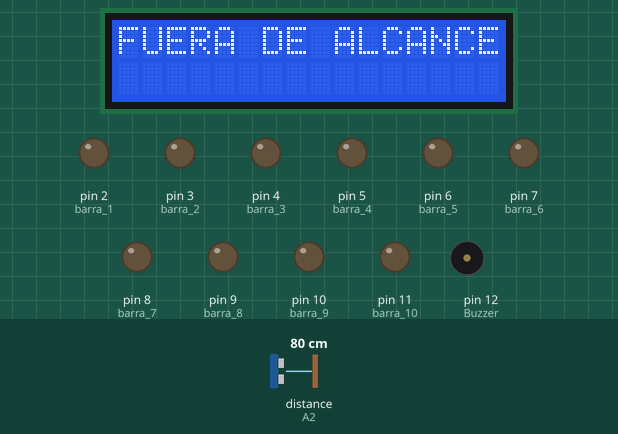
Simulated run of this sketch. Board: Arduino Uno, built with avr-gcc and run on an emulated ATmega328P. Parts: 16×2 character LCD, output pins drawn as LEDs (lit = HIGH), buzzer (waves = sounding). Wiring (inferred from the names in the program): ultrasonic range finder: trigger A3; echo A2. The inputs (shaded band) are chosen by the test bench; at power-on: distance to the obstacle (sensor on A2) 80 cm. The echo pulse lasts 58.3 µs per cm; pins used as bus, display or sensor lines are not drawn; what the sketch prints to the serial monitor is not drawn.

Above: at 1.2 s.
1.3 s: distance to the obstacle (sensor on A2) set to 22 cm
At 2.5 s:
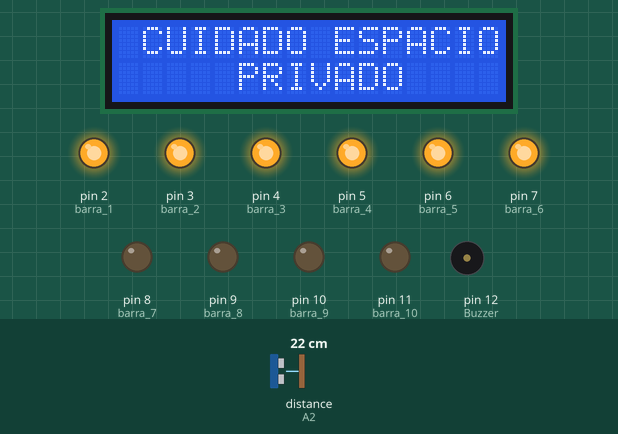
3.5 s: distance to the obstacle (sensor on A2) set to 18 cm
At 4.5 s:
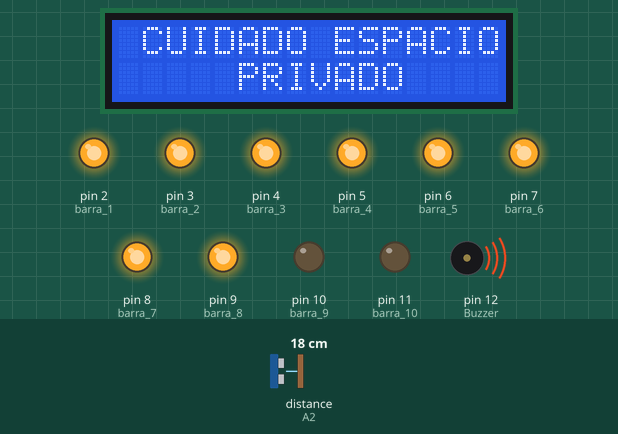
6.5 s: distance to the obstacle (sensor on A2) set to 28 cm
At 9.1 s:
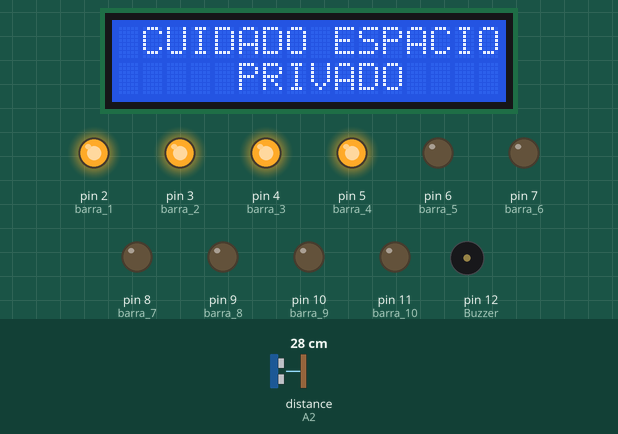
9.4 s: distance to the obstacle (sensor on A2) set to 34 cm
At 10.4 s:
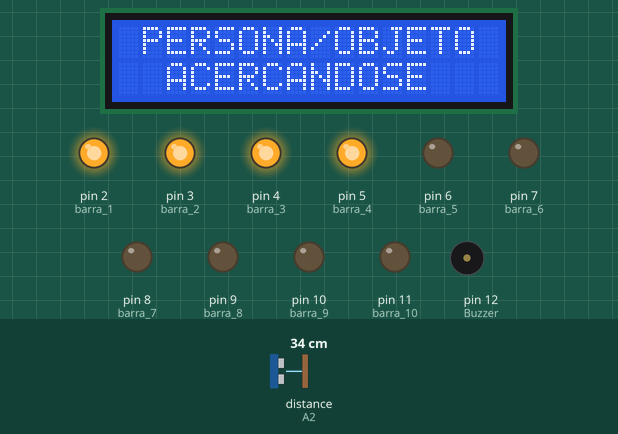
11.4 s: distance to the obstacle (sensor on A2) set to 9 cm
At 14.14 s:
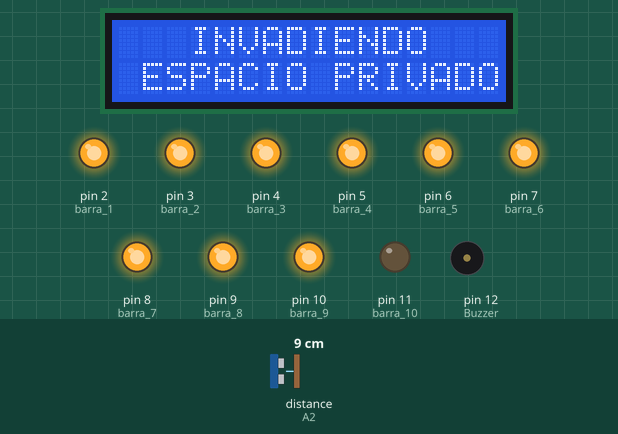
14.4 s: distance to the obstacle (sensor on A2) set to 35 cm
At 17.6 s:
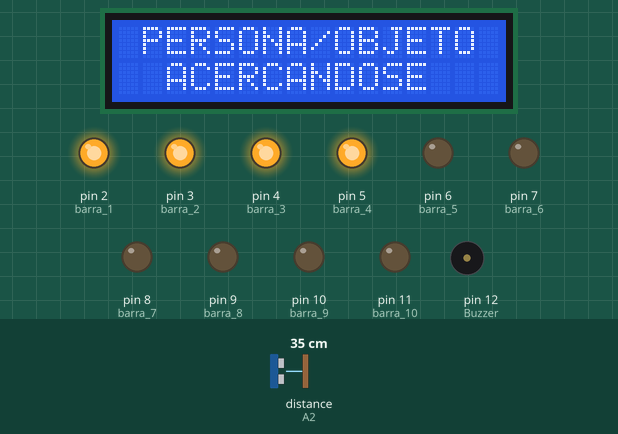
Timing chart, 0 to 18.4 s (numbered marks = the images above; inputs shaded):
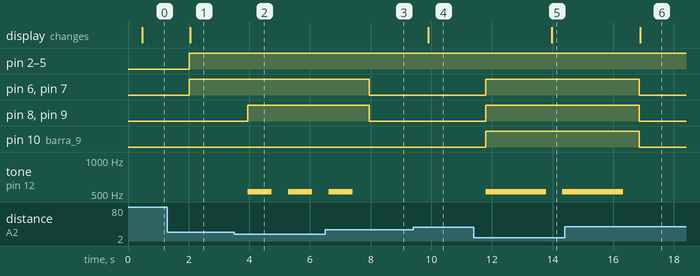

Measured:
- the behaviour switches between 21 and 20 cm on distance to the obstacle (sensor on A2) (found by bisection; images 1 and 2)
- the behaviour switches between 30 and 31 cm on distance to the obstacle (sensor on A2) (found by bisection; images 3 and 4)
- after the input at 1.3 s, pin 2 (barra_1), pin 3 (barra_2), pin 4 (barra_3), pin 5 (barra_4), pin 6 (barra_5), pin 7 (barra_6): LOW → HIGH after 0.72 s; the display: changes after 0.75 s (image 1)
- after the input at 3.5 s, pin 8 (barra_7), pin 9 (barra_8): LOW → HIGH after 0.44 s; tone on pin 12 (Buzzer): alternates 523 Hz for 0.80 s and silent for 0.53 s, starting after 0.44 s
- after the input at 6.5 s, pin 6 (barra_5), pin 7 (barra_6), pin 8 (barra_7), pin 9 (barra_8): HIGH → LOW after 1.4 s; tone on pin 12 (Buzzer): goes on until 7.4 s, then stays silent
- after the input at 9.4 s, the display: changes after 0.50 s (image 4)
- after the input at 11.4 s, pin 6 (barra_5), pin 7 (barra_6), pin 8 (barra_7), pin 9 (barra_8), pin 10 (barra_9): LOW → HIGH after 0.39 s; tone on pin 12 (Buzzer): silent → 523 Hz after 0.39 s, → silent 2.0 s later, → 523 Hz 0.53 s later; the display: changes after 2.6 s (image 5)
- after the input at 14.4 s, pin 6 (barra_5), pin 7 (barra_6), pin 8 (barra_7), pin 9 (barra_8), pin 10 (barra_9): HIGH → LOW after 2.5 s; tone on pin 12 (Buzzer): goes on until 16.3 s, then stays silent; the display: changes after 2.5 s (image 6)

The sketch:

Alarma_por_distancia.ino
```cpp
/*
  Fundación Kinal
  Centro Educativo Técnico Labral Kinal
  Electrónica
  Grado: Quinto
  Sección: A
  Curso: Taller de Electrónica Digital y Reparación de Computadoras I
  Nombre: Álvaro Anzueto Rodas
  Carné: 2019373
*/

//Incluyo mis librerias a usar
#include <Wire.h>
#include <LiquidCrystal_I2C.h>

//Directivas de preprocesador
#define direccion_lcd 0x27 //para la lcd
#define columnas 16
#define filas 2
#define TRIG A3 //para el ultrasónico
#define ECO A2
#define barra_1 2 // para el display de barra
#define barra_2 3
#define barra_3 4
#define barra_4 5
#define barra_5 6
#define barra_6 7
#define barra_7 8
#define barra_8 9
#define barra_9 10
#define barra_10 11
#define Buzzer 12 //para el buzzer :v
#define encender(pin) digitalWrite(pin, HIGH); //para operaciones simplificadas
#define apagar(pin) digitalWrite(pin, LOW);

//Constructor para el lcd
LiquidCrystal_I2C lcd_Alvaro(direccion_lcd, columnas, filas);

int ultrasonico(int Emisor, int Receptor), lectura;
void pines()  ;

void setup() {
  // funcion que se encarga para inicializar
  Serial.begin(9600);
  pines();
}

void loop() {
  // funciones que cumplen un proceso
  lectura = ultrasonico( TRIG, ECO);
  display_barra();
  alarma();
  lcd_mensajes();
}

//************************************Funciones**********************************************

void pines() {
  pinMode(Buzzer, OUTPUT);
  pinMode(TRIG, OUTPUT);
  pinMode(ECO, INPUT);
  pinMode(barra_1, OUTPUT);
  pinMode(barra_2, OUTPUT);
  pinMode(barra_3, OUTPUT);
  pinMode(barra_4, OUTPUT);
  pinMode(barra_5, OUTPUT);
  pinMode(barra_6, OUTPUT);
  pinMode(barra_7, OUTPUT);
  pinMode(barra_8, OUTPUT);
  pinMode(barra_9, OUTPUT);
  pinMode(barra_10, OUTPUT);
  inicio_lcd();
}

void inicio_lcd() {//inicializa la lcd
  lcd_Alvaro.init();
  lcd_Alvaro.backlight();
  // lcd_Alvaro.print("holis");
}

int ultrasonico(int Emisor, int Receptor) {// función: con retorno devuelve la medida en centimetros del ultrasónico
  int duracion, distancia;
  encender(Emisor);
  delayMicroseconds(10);
  apagar(Emisor);
  duracion = pulseIn(Receptor, HIGH);
  distancia = duracion / 59;
  Serial.print(distancia);
  Serial.println(" cm");
  delay(350);
  return distancia;
}

void display_barra () {

  if (lectura >= 46) { //Si el objeto se encuentra en una distancia mayor o igual a 46
    apagar(barra_1);
    apagar(barra_2);
    apagar(barra_3);
    apagar(barra_4);
    apagar(barra_5);
    apagar(barra_6);
    apagar(barra_7);
    apagar(barra_8);
    apagar(barra_9);
    apagar(barra_10);
  }

  if (lectura < 46 && lectura >= 40) { //Si el objeto se encuentra a una distancia menor de 46 pero mayor o igual a 40
    encender(barra_1);
    apagar(barra_2);
    apagar(barra_3);
    apagar(barra_4);
    apagar(barra_5);
    apagar(barra_6);
    apagar(barra_7);
    apagar(barra_8);
    apagar(barra_9);
    apagar(barra_10);
  }

  if (lectura < 40 && lectura >= 35) { //Si el objeto se encuentra a una distancia menor de 40 pero mayor o igual a 35
    encender(barra_1);
    encender(barra_2);
    apagar(barra_3);
    apagar(barra_4);
    apagar(barra_5);
    apagar(barra_6);
    apagar(barra_7);
    apagar(barra_8);
    apagar(barra_9);
    apagar(barra_10);
  }


  if (lectura < 35 && lectura >= 27) { //Si el objeto se encuentra a una distancia menor de 35 pero mayor o igual a 27
    encender(barra_1);
    encender(barra_2);
    encender(barra_3);
    encender(barra_4);
    apagar(barra_5);
    apagar(barra_6);
    apagar(barra_7);
    apagar(barra_8);
    apagar(barra_9);
    apagar(barra_10);
  }


  if (lectura < 27 && lectura >= 18) { //Si el objeto se encuentra a una distancia menor de 27 pero mayor o igual a 18
    encender(barra_1);
    encender(barra_2);
    encender(barra_3);
    encender(barra_4);
    encender(barra_5);
    encender(barra_6);
    apagar(barra_7);
    apagar(barra_8);
    apagar(barra_9);
    apagar(barra_10);
  }

  if (lectura < 18 && lectura >= 9) { //Si el objeto se encuentra a una distancia menor de 18 pero mayor o igual a 9
    encender(barra_1);
    encender(barra_2);
    encender(barra_3);
    encender(barra_4);
    encender(barra_5);
    encender(barra_6);
    encender(barra_7);
    encender(barra_8);
    apagar(barra_9);
    apagar(barra_10);
  }

    if (lectura < 9 && lectura >= 6) { //Si el objeto se encuentra a una distancia menor de 9 pero mayor o igual a 6
    encender(barra_1);
    encender(barra_2);
    encender(barra_3);
    encender(barra_4);
    encender(barra_5);
    encender(barra_6);
    encender(barra_7);
    encender(barra_8);
    encender(barra_9);
    apagar(barra_10);
  }

  if (lectura < 6) { //Si el objeto se encuentra a una distancia menor de 6
    encender(barra_1);
    encender(barra_2);
    encender(barra_3);
    encender(barra_4);
    encender(barra_5);
    encender(barra_6);
    encender(barra_7);
    encender(barra_8);
    encender(barra_9);
    encender(barra_10);
  }
}

void alarma() {
  if (lectura < 20 && lectura >= 11) {//si se encuentra en una distancia media, el buzzer sonará una melodia
    tone(Buzzer, 523);
    delay(800);
    noTone(Buzzer);
    delay(150);
  }
  if (lectura < 11 && lectura >= 1) {//si se encuentra en una distancia baja, sonara una tipo alarma
    tone(Buzzer, 523);
    delay(2000);
    noTone(Buzzer);
    delay(150);
  }
}

void lcd_mensajes(){

  if (lectura >= 45) { //Si el objeto se encuentra en una distancia mayor o igual a 45
    lcd_Alvaro.print("                ");
    lcd_Alvaro.setCursor(0, 0);
    lcd_Alvaro.print("FUERA DE ALCANCE");
    lcd_Alvaro.setCursor(0, 1);
    lcd_Alvaro.print("                ");

  }

  if (lectura < 45 && lectura >= 30) { //Si el objeto se encuentra a una distancia menor de 45 pero mayor o igual a 30
    lcd_Alvaro.setCursor(0, 0);
    lcd_Alvaro.print(" PERSONA/OBJETO ");
    lcd_Alvaro.setCursor(0, 1);
    lcd_Alvaro.print("  ACERCANDOSE   ");
  }

  if (lectura < 30 && lectura >= 15) { //Si el objeto se encuentra a una distancia menor de 30 pero mayor o igual a 15
    lcd_Alvaro.setCursor(0, 0);
    lcd_Alvaro.print(" CUIDADO ESPACIO ");
    lcd_Alvaro.setCursor(0, 1);
    lcd_Alvaro.print("     PRIVADO     ");
  }

  if (lectura < 15 && lectura >= 5) { //Si el objeto se encuentra a una distancia menor de 15 pero mayor o igual a 5
    lcd_Alvaro.setCursor(0, 0);
    lcd_Alvaro.print("   INVADIENDO    ");
    lcd_Alvaro.setCursor(0, 1);
    lcd_Alvaro.print(" ESPACIO PRIVADO ");
  }
}
```
